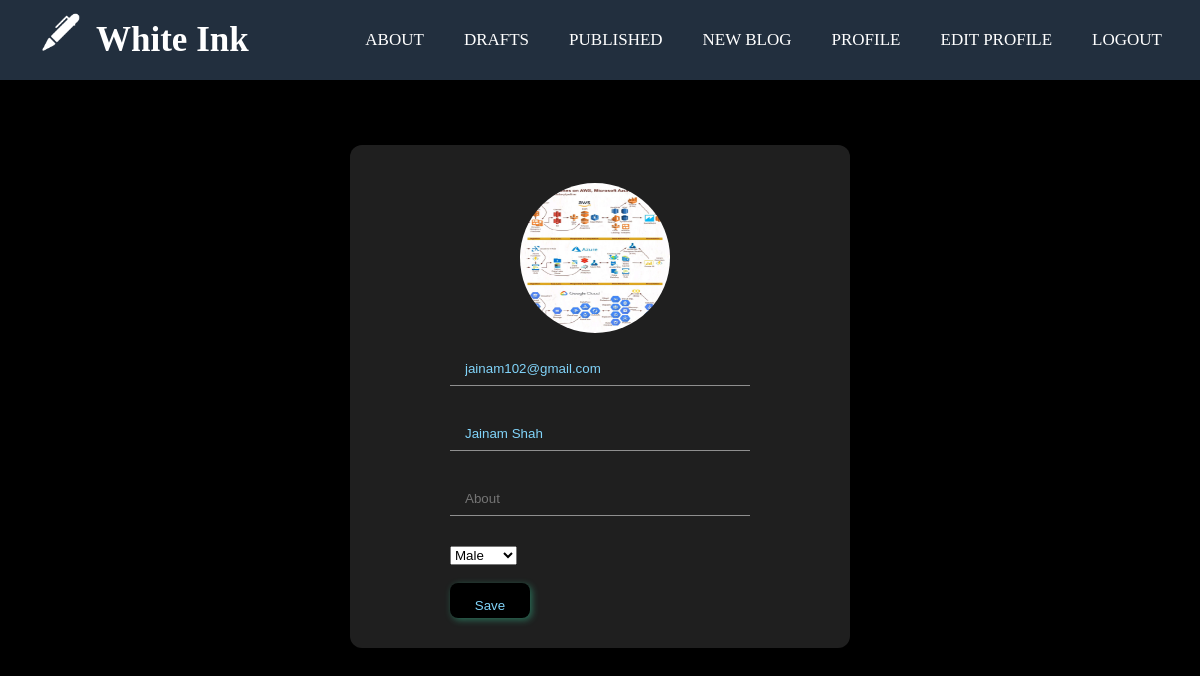
Page /user/edit_profile/ (signed in) on the earlier database version.
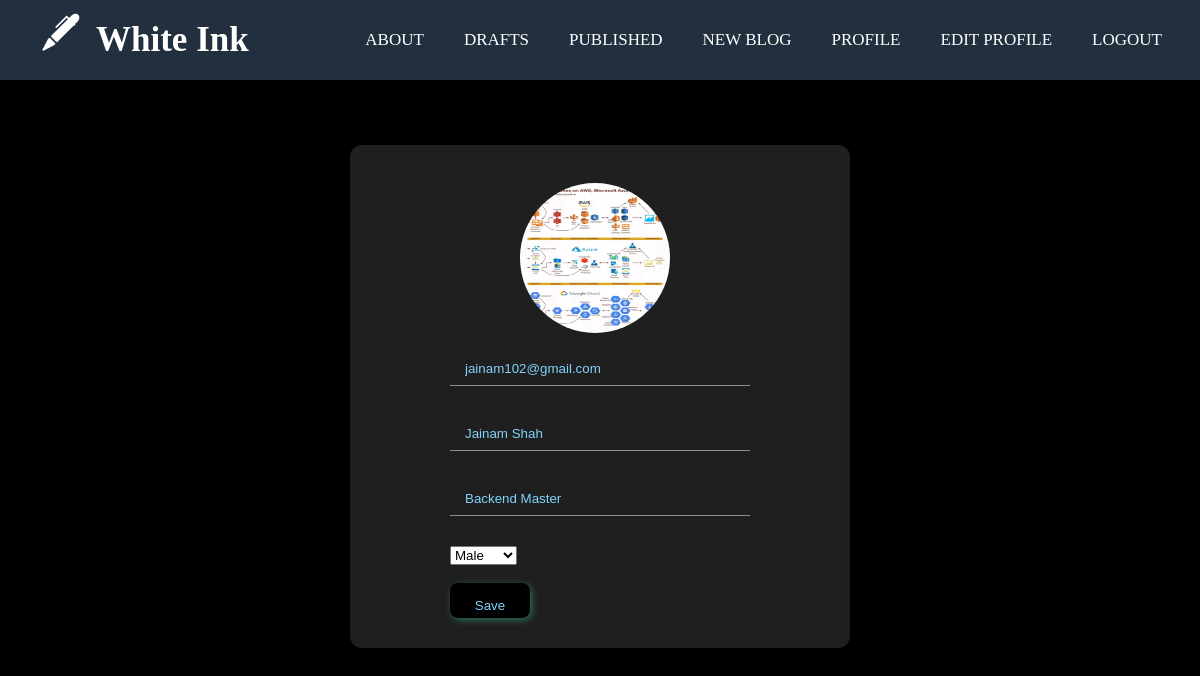
Same page on the later database version.
### user/models.py (models this page shows, shortened)
class User(AbstractBaseUser, PermissionsMixin):
    email = models.EmailField(_('email address'), unique=True)
    is_staff = models.BooleanField(default=False)
    is_active = models.BooleanField(default=True)
    date_joined = models.DateTimeField(default=timezone.now)
    about = models.CharField(max_length=1000, blank=True, default="")
    name = models.CharField(max_length=100, blank=True, default="")
    gender = models.CharField('gender', max_length=1, choices=GENDER_CHOICES)
    avatar = models.ImageField(upload_to=rename_file_upload, null=True, blank=True)
    USERNAME_FIELD = 'email'
    REQUIRED_FIELDS = []
    objects = CustomUserManager()

### user/views.py (the view)
# urls.py: path('edit_profile/', edit_profile, name='edit_profile'),
@login_required
def edit_profile(request):
    if request.method == "POST":
        user = UpdateForm(request.POST, request.FILES, instance=request.user)
        if user.is_valid():
            user.save()
            return HttpResponseRedirect(reverse('view_profile'))
        return render(request, 'edit_profile.html', {'user': request.user})
    return render(request, 'edit_profile.html')

### templates/edit_profile.html (shortened to what this page needs)
{% extends "base.html" %} {% block content %} {% load static %}
<div class="flex-container">
  <div class="content-container">
    <div class="form-container">
      <form method="post" enctype="multipart/form-data">
        <br />
        <div id="profile-container">
          <image
            id="profileImage"
            src="{{user.avatar.url}}"
          />
        </div>
        <br />
        <input
          class="input"
          type="text"
          name="name"
          value={{user.email}}
          readonly
          placeholder="Name"
        />
        <br />
        <input
          class="input"
          type="text"
          name="name"
          value="{{user.name}}"
          required
          placeholder="Name"
        />
        <br />
        <input
          class="input"
          type="text"
          name="about"
          value="{{user.about}}"
          required
          placeholder="About"
        />
        <div class="custom-select" style="width: 200px">
          <select name="gender" value = {{user.gender}}>
            <option value="M">Male</option>
          </select>
        </div>
        <br />
        <input type="submit" value="Save" class="submit-btn" />
      </form>
    </div>
  </div>
</div>
{% endblock content %}

Differences in the rows shown:
changed User "jainam102@gmail.com": about (not shown) → "Backend Master"
